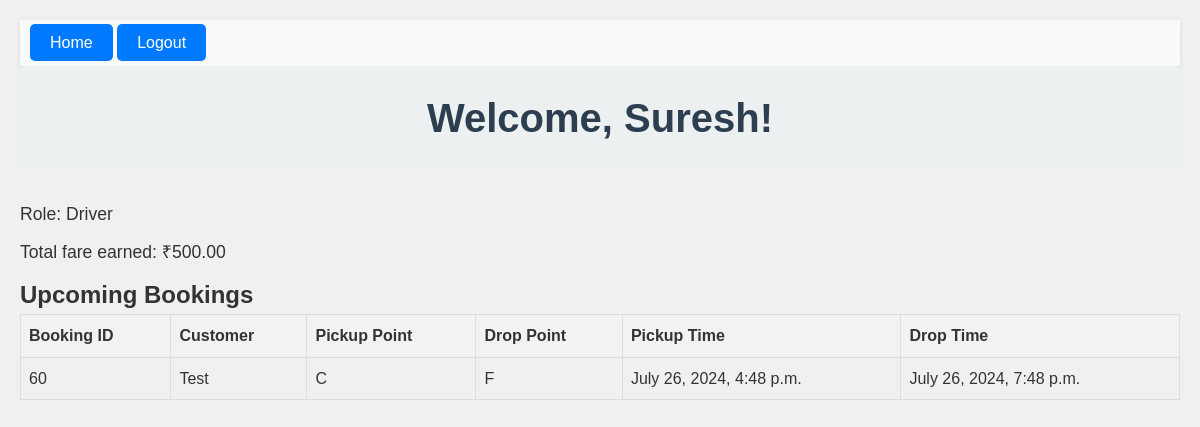
/driver-dashboard/ (signed in), run on the app's committed database.
### bookings/models.py (models this page shows)
class Booking(models.Model):
    booking_id = models.AutoField(primary_key=True)
    taxi = models.ForeignKey(Taxi, on_delete=models.CASCADE)
    customer = models.ForeignKey(Customer, on_delete=models.CASCADE)
    pickup_point = models.CharField(max_length=1, choices=[('A', 'A'), ('B', 'B'), ('C', 'C'), ('D', 'D'), ('E', 'E'), ('F', 'F')])
    drop_point = models.CharField(max_length=1, choices=[('A', 'A'), ('B', 'B'), ('C', 'C'), ('D', 'D'), ('E', 'E'), ('F', 'F')])
    pickup_time = models.DateTimeField()
    drop_time = models.DateTimeField(default=None, null=True, blank=True)
    booking_time = models.TimeField(auto_now_add=True)
    booking_date = models.DateField(auto_now_add=True)
    fare_amount = models.DecimalField(max_digits=10, decimal_places=2,default=0)

class Customer(models.Model):
    user = models.OneToOneField(User, null=True, blank=True, on_delete=models.SET_NULL)
    customer_id = models.AutoField(primary_key=True)
    customer_name = models.CharField(max_length=255)

### bookings/decorators.py (the view)
    def wrap(request, *args, **kwargs):
        if request.user.groups.filter(name='Driver').exists():
            return function(request, *args, **kwargs)
        else:
            messages.error(request, "You do not have permission to view this page.")
            return redirect(reverse('index'))

### bookings/views.py (called while the page is built)
@login_required
@driver_required
def driver_dashboard(request):
    driver_taxi = request.user.assigned_taxi
    if driver_taxi:
        bookings = Booking.objects.filter(taxi=driver_taxi).order_by('-booking_date', '-booking_time')
        total_spent = sum(booking.fare_amount for booking in bookings)
    else:
        bookings = Booking.objects.none()
        total_spent = 0
    context = {
        'bookings': bookings,
        'taxi': driver_taxi,
        'user_role': 'Driver',
        'total_spent': total_spent
    }
    return render(request, 'driver_dashboard.html', context)

### bookings/templates/driver_dashboard.html (shortened to what this page needs)
{% extends 'base.html' %}
{% block content %}
<body>
    <header>
        <h1>Welcome, {{ user.username }}!</h1>
        <p>Role: {{ user_role }}</p>
        <p class="total-fare">Total fare earned: ₹{{ total_spent|floatformat:2 }}</p>
    <main>
        <h2>Upcoming Bookings</h2>
        <table>
            <thead>
                <tr>
                    <th>Booking ID</th>
                    <th>Customer</th>
                    <th>Pickup Point</th>
                    <th>Drop Point</th>
                    <th>Pickup Time</th>
                    <th>Drop Time</th>
                </tr>
            </thead>
            <tbody>
                {% for booking in bookings %}
                <tr>
                    <td>{{ booking.booking_id }}</td>
                    <td>{{ booking.customer.customer_name }}</td>
                    <td>{{ booking.pickup_point }}</td>
                    <td>{{ booking.drop_point }}</td>
                    <td>{{ booking.pickup_time }}</td>
                    <td>{{ booking.drop_time }}</td>
                </tr>
                {% endfor %}
            </tbody>
        </table>
    </main>
</body>
{% endblock %}

### bookings/static/styles.css (style rules this page uses)
table { width: 100%; border-collapse: collapse; }
th, td { border: 1px solid #ddd; padding: 8px; text-align: left; }
th { background-color: #f2f2f2; }
* { margin: 0; padding: 0; box-sizing: border-box; font-family: Arial, sans-serif; }
body { background-color: #f0f0f0; color: #333; line-height: 1.6; padding: 20px; }
h1 { font-size: 2.5em; color: #2c3e50; background-color: #ecf0f1; padding: 20px; text-align: center; border-radius: 5px; margin-bottom: 30px; }
p { font-size: 1.1em; margin-bottom: 10px; }

### data on the page
Booking: booking_id "60", customer.customer_name "Test", pickup_point "C", drop_point "F", pickup_time "July 26, 2024, 4:48 p.m.", drop_time "July 26, 2024, 7:48 p.m."

### other printed values
{{ user.username }} "Suresh"
{{ user_role }} "Driver"
{{ total_spent|floatformat:2 }} "500.00"
